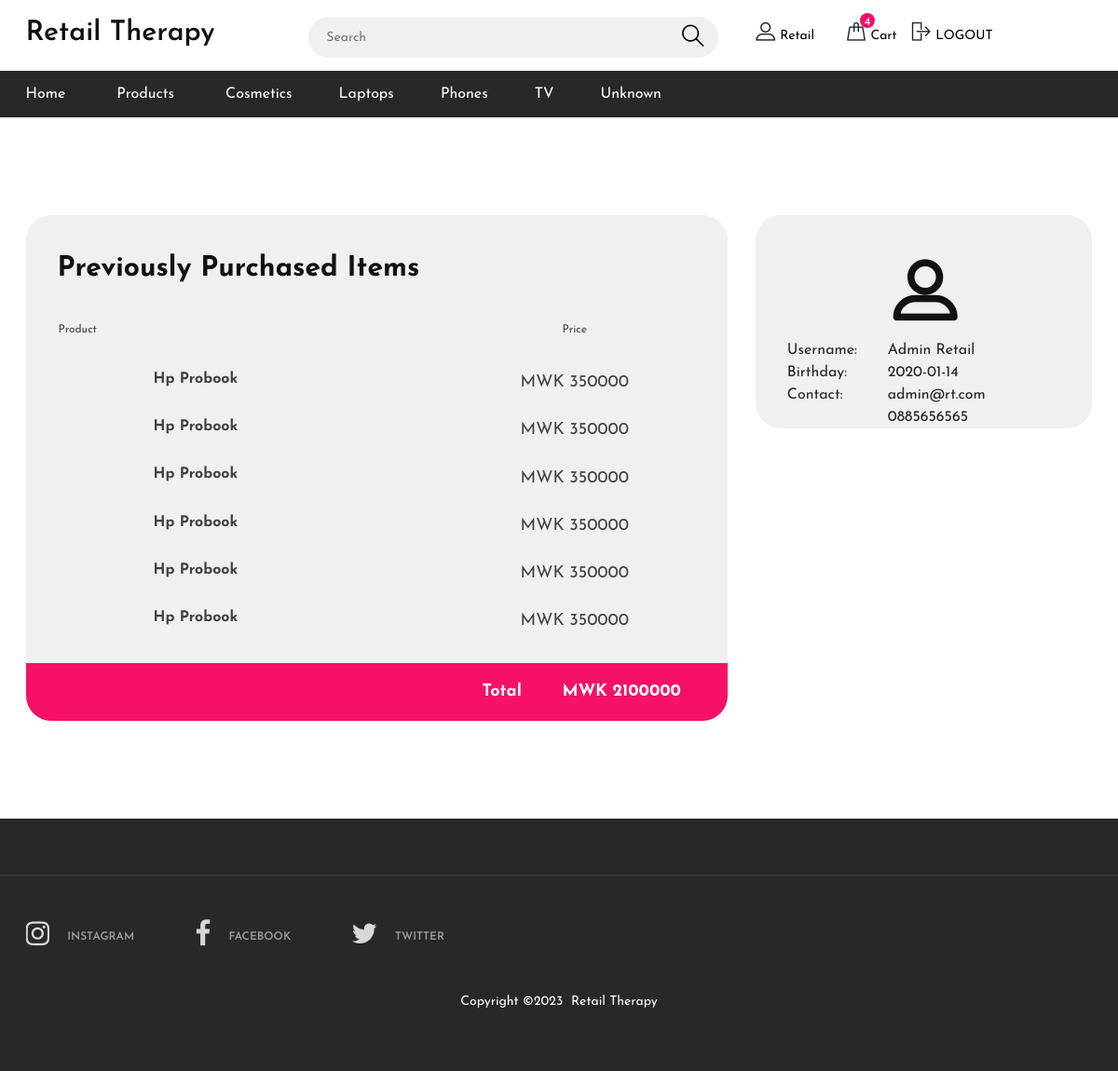
The app's page /profile.php (signed in) with its own data.
### tables this page shows
CREATE TABLE `categories` (
  `CATEGORY_ID` int(11) NOT NULL,
  `CATEGORY` varchar(50) NOT NULL
);

CREATE TABLE `cart` (
  `CART_ID` int(11) NOT NULL,
  `USER_ID` int(11) NOT NULL,
  `PRODUCT_ID` int(11) NOT NULL,
  `BOUGHTORNOT` int(11) NOT NULL,
  `DATE` varchar(100) NOT NULL,
  `SIZE` varchar(10) NOT NULL,
  `QUANTITY_BOUGHT` int(11) NOT NULL,
  `PAYMENT_CODE` varchar(100) NOT NULL,
  `STATUS` int(11) NOT NULL
);

CREATE TABLE `products` (
  `PRODUCT_ID` int(11) NOT NULL,
  `BRAND_ID` int(11) NOT NULL,
  `CATEGORY_ID` int(11) NOT NULL,
  `LOCATION` varchar(50) NOT NULL,
  `AGE_RANGE` varchar(11) NOT NULL,
  `NAME` varchar(100) NOT NULL,
  `PRICE` double NOT NULL,
  `DESCRIPTION` varchar(255) NOT NULL,
  `QUANTITY` int(11) NOT NULL,
  `PHOTO` varchar(250) NOT NULL,
  `ENTRY_DATE` varchar(255) NOT NULL,
  `SIZES_AVAILABLE` varchar(100) NOT NULL,
  `DISCOUNT` double(50,0) NOT NULL
);

CREATE TABLE `users` (
  `USER_ID` int(11) NOT NULL,
  `FIRST_NAME` varchar(100) NOT NULL,
  `LAST_NAME` varchar(100) NOT NULL,
  `BIRTHDAY` varchar(100) NOT NULL,
  `CITY` varchar(50) NOT NULL,
  `CATEGORY` int(11) NOT NULL,
  `EMAIL` varchar(50) NOT NULL,
  `PHONE_NUMBER` varchar(20) NOT NULL,
  `PASSWORD` varchar(500) NOT NULL,
  `REGISTRATION_DATE` varchar(100) NOT NULL,
  `GENDER` int(11) NOT NULL
);

### profile.php (the view, shortened to what this page needs)
<!DOCTYPE html>
<html lang="zxx">
<head>
	<link rel="stylesheet" href="css/bootstrap.min.css"/>
	<link rel="stylesheet" href="css/font-awesome.min.css"/>
	<link rel="stylesheet" href="css/flaticon.css"/>
	<link rel="stylesheet" href="css/slicknav.min.css"/>
	<link rel="stylesheet" href="css/jquery-ui.min.css"/>
	<link rel="stylesheet" href="css/owl.carousel.min.css"/>
	<link rel="stylesheet" href="css/animate.css"/>
	<link rel="stylesheet" href="css/style.css"/>
</head>
<body>
	<?php include("header.php"); ?>
	<section class="cart-section spad">
		<div class="container">
			<div class="row">
				<div class="col-lg-8">
					<div class="cart-table">
						<h3>Previously Purchased Items</h3>
						<div class="cart-table-warp">
							<table>
							<thead>
								<tr>
									<th class="product-th">Product</th>
									<th class="total-th">Price</th>
								</tr>
							</thead>
							<tbody>
							<?php
							include('db/db.php');
							$USER_ID=$_SESSION['USER_ID'];
                            $querry= mysqli_query($con,"SELECT * FROM `cart`
							LEFT JOIN products on cart.PRODUCT_ID=products.PRODUCT_ID
							where cart.USER_ID='$USER_ID' and BOUGHTORNOT=1 ORDER BY `cart`.`DATE` ASC");
							$total=0;
						    if (mysqli_num_rows($querry)>0)
							{
								while ($row=mysqli_fetch_array($querry))
								{
									echo '
									<tr>
									<td class="product-col">
										<img src="panel/'.$row['PHOTO'].'"  alt="">
										<div class="pc-title">
											<h4 style="margin-top:10px;">'.$row['NAME'].'</h4>
										</div>
									</td>
									<td class="total-col"><h4 style="margin-top:-5px;">MWK '.$row['PRICE'].'</h4></td>
								</tr>
                                ';
								$total+=$row['PRICE'];
								}
							}
						?>
							</tbody>
						</table>
						</div>
						<div class="total-cost">
							<h6>Total <span><?php echo "MWK ".$total; ?></span></h6>
						</div>
					</div>
				</div>
				<div class="col-lg-4 card-right">
                <div class="cart-table">
						<div class="cart-table-warp">
                            <h1>
                                <center><i class="flaticon-profile"></i></center>
                            </h1>
							<?php
							include('db/db.php');
							$USER_ID=$_SESSION['USER_ID'];
                            $querry= mysqli_query($con,"SELECT * FROM `users`
                             where USER_ID='$USER_ID' ");
						    if (mysqli_num_rows($querry)>0)
							{
								while ($row=mysqli_fetch_array($querry))
								{
                                    echo '
                                    <div class="row">
                                        <div class="col-md-4">
                                        Username:
                                        </div>
                                        <div class="col-md-8">
                                        '.$row['FIRST_NAME'].' '.$row['LAST_NAME'].'
                                        </div>
                                    </div>
                                    <div class="row">
                                       <div class="col-md-4">
                                        Birthday:
                                        </div>
                                        <div class="col-md-8">
                                        '.$row['BIRTHDAY'].'
                                        </div>
                                    </div>
                                    <div class="row">
                                        <div class="col-md-4">
                                        Contact:
                                        </div>
                                        <div class="col-md-8">
                                        '.$row['EMAIL'].'<br> '.$row['PHONE_NUMBER'].'
                                        </div>
                                    </div>
                                ';
								}
							}
						?>
						</div>
					</div>
				</div>
			</div>
		</div>
	</section>
	<?php include("footer.php"); ?>
	</body>
</html>

### header.php (shortened to what this page needs)
<header class="header-section">
		<div class="header-top">
			<div class="container">
				<div class="row">
					<div class="col-lg-3 text-center text-lg-left">
						<a href="./index.html" class="site-logo">
							<h3>Retail Therapy</h3>
						</a>
					</div>
					<div class="col-xl-5 col-lg-4">
						<form class="header-search-form" action="products.php" method="GET">
							<input type="text" name="search" id="search" placeholder="Search">
							<button type="submit" ><i class="flaticon-search"></i></button>
						</form>
					</div>
					<div class="col-xl-4 col-lg-5">
						<div class="user-panel">
							<div class="up-item">
								<i class="flaticon-profile"></i>
								<?php
								$USER_ID=0;
								if(isset($_SESSION['USER_ID'])){
									$USER_ID=$_SESSION['USER_ID'];
									$USER_NAME=$_SESSION['NAME'];
									echo '<a href="profile.php"  >'.$USER_NAME.'</a>';
								}else{
									echo '<a href="#" data-toggle="modal" data-target="#Modal_login" >Login</a> or <a href="#" data-toggle="modal" data-target="#Modal_register">Signup</a>';
								}
								?>
							</div>
							<div class="up-item">
								<div class="shopping-card">
									<i class="flaticon-bag"></i>
									<span>
									<?php
										include('db/db.php');
										$querry= mysqli_query($con,"SELECT count(*) as total FROM `cart`
										where cart.USER_ID='$USER_ID' and BOUGHTORNOT=0 ORDER BY `cart`.`DATE` ASC");
										if (mysqli_num_rows($querry)>0)
										{
											while ($row=mysqli_fetch_array($querry))
											{
												if($USER_ID!=0)
												{
													echo $row['total'];
												}
											}
										}
									?>
									</span>
								</div>
								<a href="cart.php"> Cart</a>
							</div>
							<div class="up-item">
								<div class="shopping-card" style="margin-left:10px;">
									<i class="flaticon-logout"></i>
								</div>
								<a href="actions.php?destroy_session=1" >LOGOUT</a>
							</div>
						</div>
					</div>
				</div>
			</div>
		</div>
		<nav class="main-navbar">
			<div class="container">
				<ul class="main-menu">
					<li><a href="index.php">Home</a></li>
					<li><a href="products.php">Products</a></li>
					<?php
										include('db/db.php');
										$querry= mysqli_query($con,"SELECT * FROM `categories` ORDER BY `categories`.`CATEGORY` ASC");
										if (mysqli_num_rows($querry)>0)
										{
											while ($row=mysqli_fetch_array($querry))
											{
													echo"<li><a href='products.php?category_id=".$row['CATEGORY_ID']."'>".$row['CATEGORY']."</a></li>" ;
											}
										}
									?>
				</ul>
			</div>
		</nav>
	</header>

### css/style.css (style rules this page uses)
html, body { height: 100%; font-family: 'Josefin Sans', sans-serif; -webkit-font-smoothing: antialiased; font-smoothing: antialiased; }
h1, h2, h3, h4, h5, h6 { margin: 0; color: #111111; font-weight: 600; }
h1 { font-size: 70px; }
h3 { font-size: 30px; }
h4 { font-size: 24px; }
h6 { font-size: 16px; }
ul, ol { padding: 0; margin: 0; }
.spad { padding-top: 105px; padding-bottom: 105px; }
.header-top { padding: 18px 0 14px; }
.site-logo { display: inline-block; }
.header-search-form { width: 100%; position: relative; padding: 0 10px; }
.header-search-form input { width: 100%; height: 44px; font-size: 14px; border-radius: 50px; border: none; padding: 0 19px; background: #f0f0f0; }
.header-search-form button { position: absolute; height: 100%; right: 18px; top: 0; font-size: 26px; color: #000; border: none; cursor: pointer; background-color: transparent; }
.user-panel .up-item { display: inline-block; font-size: 14px; }
.user-panel .up-item i { font-size: 22px; }
.user-panel .up-item a { font-size: 14px; color: #000; }
.user-panel .up-item:first-child { margin-right: 29px; }
.shopping-card { display: inline-block; position: relative; }
.shopping-card span { position: absolute; top: -4px; left: 100%; height: 16px; min-width: 16px; color: #fff; font-size: 13px; background: #f51167; text-align: center; border-radius: 30px; padding: 0 2px; margin-left: -7px; }
.main-navbar { background: #282828; }
.main-menu { list-style: none; }
.main-menu li { display: inline-block; position: relative; }
.main-menu li a { display: inline-block; font-size: 16px; color: #ffffff; margin-right: 50px; line-height: 1; padding: 17px 0; position: relative; }
.cart-table { padding: 40px 34px 0; background: #f0f0f0; border-radius: 27px; overflow: hidden; }
.cart-table h3 { font-weight: 700; margin-bottom: 37px; }
.cart-table table { width: 100%; min-width: 442px; margin-bottom: 17px; }
.cart-table table tr th { font-size: 12px; font-weight: 400; color: #414141; text-align: center; padding-bottom: 25px; }
.cart-table table tr th.product-th { text-align: left; }
.cart-table .product-col { display: table; margin-bottom: 19px; }
.cart-table .product-col .pc-title { display: table-cell; vertical-align: middle; padding-left: 30px; }
.cart-table .product-col .pc-title h4 { font-size: 16px; color: #414141; font-weight: 700; margin-bottom: 3px; }
.cart-table .size-col, .cart-table .total-col { text-align: center; }
.cart-table .size-col h4, .cart-table .total-col h4 { font-size: 18px; color: #414141; font-weight: 400; }
.cart-table .total-cost { background: #f51167; margin: 0 -34px; text-align: right; padding: 22px 0; padding-right: 50px; }
.cart-table .total-cost h6 { line-height: 1; font-size: 18px; font-weight: 700; color: #fff; }
.cart-table .total-cost h6 span { margin-left: 38px; }
@media (min-width: 1200px) { .container { max-width: 1175px; } }

### records on screen
categories: CATEGORY "Cosmetics"
categories: CATEGORY "Laptops"
categories: CATEGORY "Phones"
categories: CATEGORY "TV"
categories: CATEGORY "Unknown"
cart: PRODUCT_ID.NAME "Hp Probook", PRODUCT_ID.PRICE "350000"
cart: PRODUCT_ID.NAME "Hp Probook", PRODUCT_ID.PRICE "350000"
cart: PRODUCT_ID.NAME "Hp Probook", PRODUCT_ID.PRICE "350000"
cart: PRODUCT_ID.NAME "Hp Probook", PRODUCT_ID.PRICE "350000"
cart: PRODUCT_ID.NAME "Hp Probook", PRODUCT_ID.PRICE "350000"
cart: PRODUCT_ID.NAME "Hp Probook", PRODUCT_ID.PRICE "350000"
users: FIRST_NAME "Admin", LAST_NAME "Retail", BIRTHDAY "2020-01-14", EMAIL "admin@rt.com", PHONE_NUMBER "0885656565"

### other values on screen
$USER_NAME "Retail"
$row['total'] "4"
$total "2100000"
